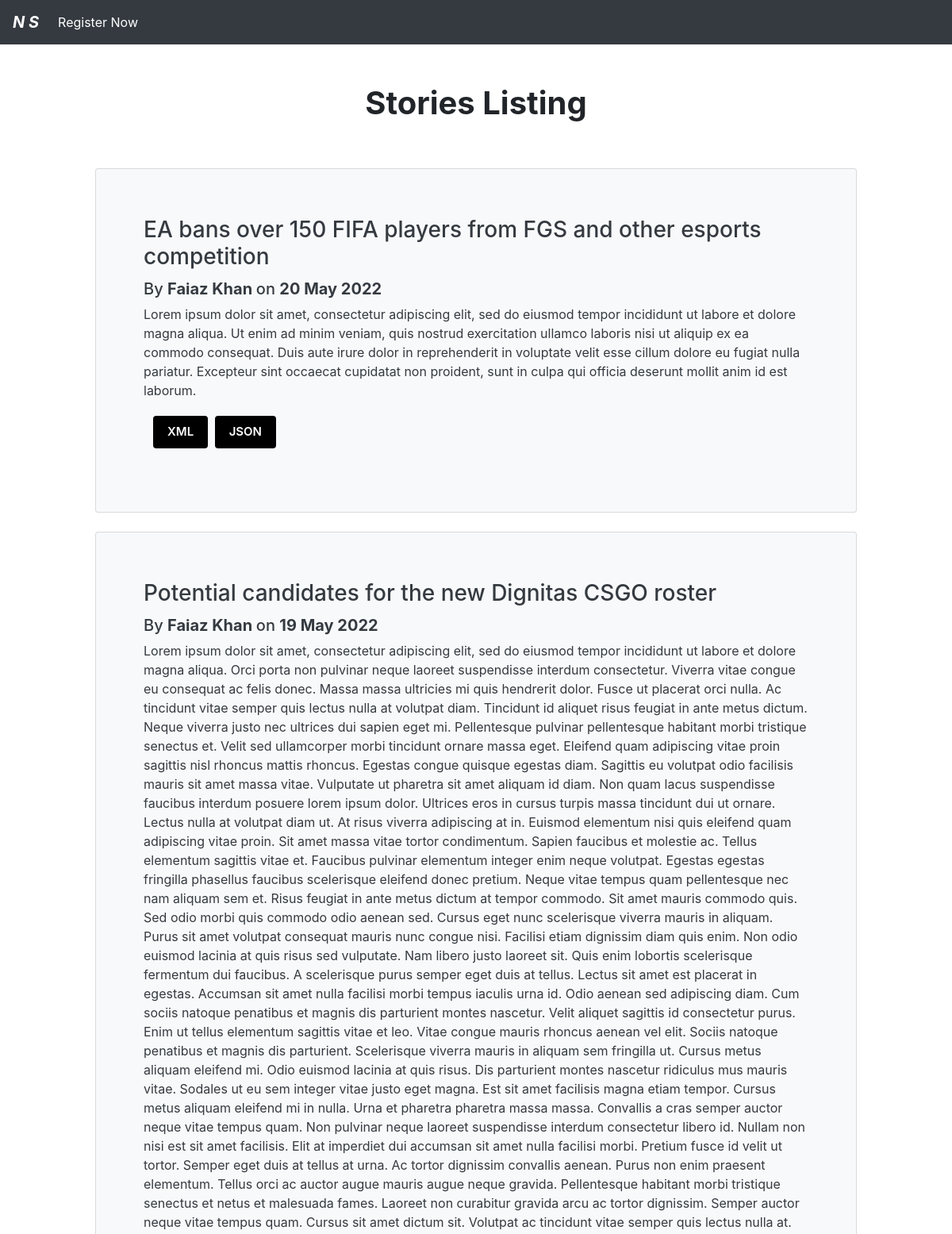
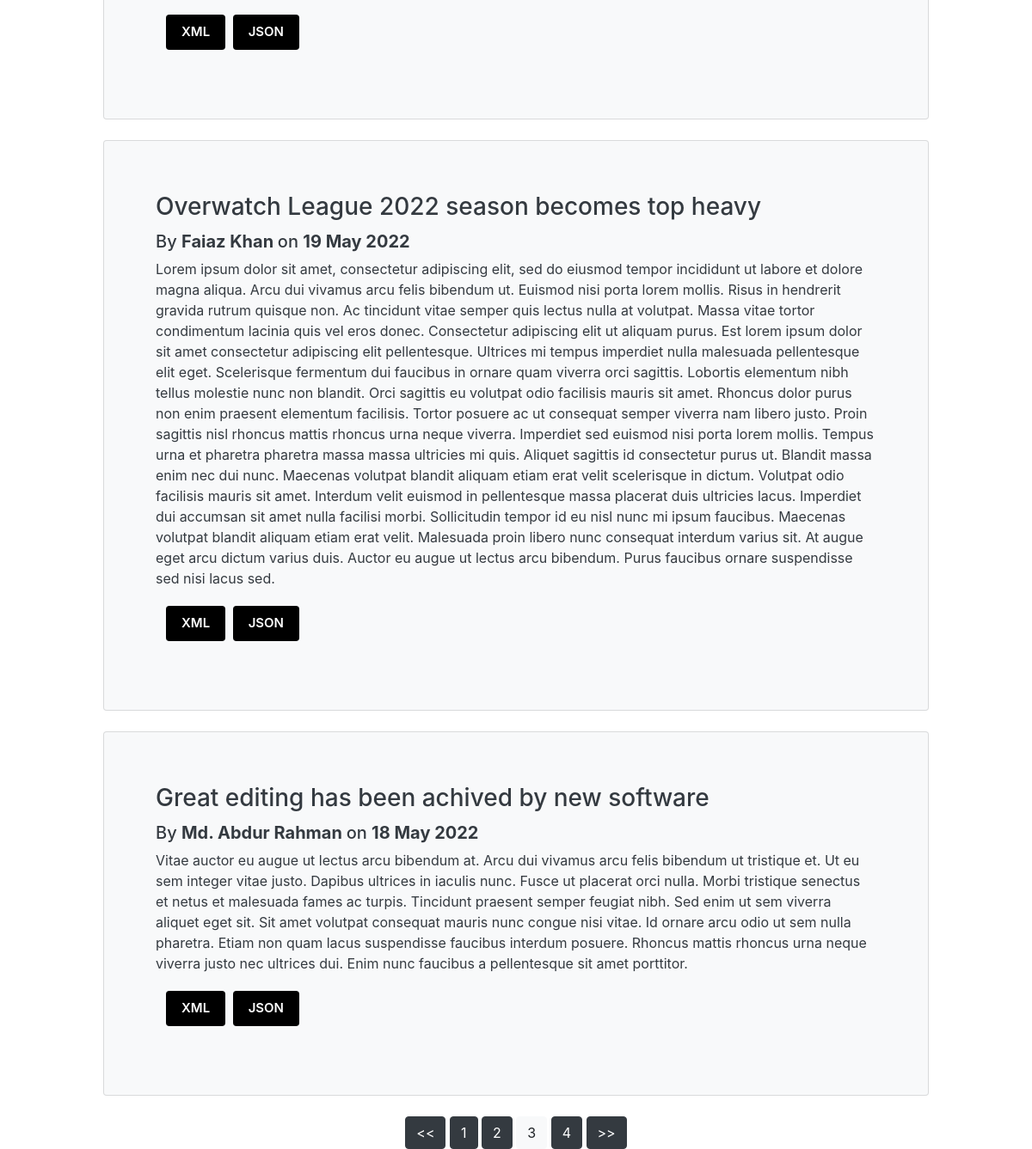
The page /story_listing.php?page=3 on the database its author committed (2 pictures, top to bottom).
### tables this page shows
CREATE TABLE IF NOT EXISTS `story` (
  `id` bigint(20) NOT NULL AUTO_INCREMENT,
  `title` text NOT NULL,
  `body` longtext NOT NULL,
  `p_date` date NOT NULL,
  `user_id` varchar(50) DEFAULT NULL,
  `str_date` varchar(255) DEFAULT NULL,
  PRIMARY KEY (`id`),
  KEY `user_id` (`user_id`)
);

CREATE TABLE IF NOT EXISTS `user_data` (
  `user_id` varchar(50) NOT NULL,
  `password` varchar(20) NOT NULL,
  `full_name` varchar(70) NOT NULL,
  PRIMARY KEY (`user_id`)
);

### story_listing.php (the view, shortened to what this page needs)
<?php
include('db.php');
if (isset($_SESSION['USER_DATA'])) {
$priv=$_SESSION['USER_DATA']['ID'];
include('nav.php');
}
else{
  include('nav_g.php');
}
?>
<?php
$results_per_page = 4;
?>
<!DOCTYPE html>
<html lang="en">
<head>
  <link rel="stylesheet" href="https://cdn.jsdelivr.net/npm/bootstrap@4.0.0/dist/css/bootstrap.min.css">
</head>
<body>
  <div class="conatiner" style="text-align:center;padding:50px;">
    <h1><b> Stories Listing </b> </h1>
  </div>
  <?php
  if (isset($_GET["page"])) {
    $page  = $_GET["page"];
  } else {
    $page = 1;
  };
  $start_from = ($page - 1) * $results_per_page;
  $sql = "SELECT * FROM story NATURAL JOIN user_data ORDER BY p_date DESC LIMIT $start_from, " . $results_per_page;
  $result = mysqli_query($connection, $sql);
  ?>
  <?php
  if(mysqli_fetch_assoc($result)>0)
 {
  foreach ($result as $key => $value) {
  ?>
    <div class="card bg-light text-dark" style="padding: 40px; margin: auto ; width:80%; border: 0%; box-shadow:0 0 0 0;">
      <div class="card-body">
        <h3 class="card-title"><?= $value['title'] ?></h3>
        <h5 class="card-text">
          By <b> <?= $value['full_name'] ?> </b> on <b> <?= $value['str_date'] ?></b>
        </h5>
        <p class="card-text"><?= $value['body'] ?></p>
        <form action="delete.php" method="post">
          <p class="split-para">
          <a href="xml.php?Story_id=<?= $value['id'] ?>" class="button">XML</a>
          <a href="json.php?Story_id=<?= $value['id'] ?>" class="button">JSON</a>
          </p>
        </form>
      </div>
    </div>
    <br>
  <?php
  }
 }
else{
  echo "<h3><b> No story available </b> </h3>";
}
  ?>
  <center>
    <?php
    $sql = "SELECT COUNT(id) AS total FROM story";
    $result = mysqli_query($connection, $sql);
    $result = mysqli_fetch_assoc($result);
    $total_pages = ceil($result["total"] / $results_per_page);
    if ($page > 1) {
      echo "<a href='story_listing.php?page=" . ($page - 1) . "'class='btn btn-dark'> << </a>";
    }
    for ($i = 1; $i <= $total_pages; $i++) {
      $class="btn btn-dark";
      if ($i == $page){
        $class="btn btn-light";
      }
      echo "<a href='story_listing.php?page=$i'class='$class'>  $i </a> ";
    }
    if ($page < $total_pages) {
      if ($page > 1 ) {
        echo "<a href='story_listing.php?page=" . ($page + 1) . "'class='btn btn-dark'> >> </a>";
      }
    }
    ?>
  </center>
</body>
</html>

### story_listing.php (style rules this page uses)
.button { background-color: black; border: 2px solid transparent; border-radius: 4px; color: white; padding: 7px 16px; text-align: center; text-decoration: none; display: inline-block; font-size: 15px; margin: 4px 2px; cursor: pointer; font-weight: 600; -webkit-transition-duration: 0.1s; transition-duration: 0.1s; }
.split-para { display: block; margin: 10px; }

### rows shown on the page
story: title "EA bans over 150 FIFA players from FGS and other esports competition", user.full_name "Faiaz Khan", str_date "20 May 2022", body "Lorem ipsum dolor sit amet, consectetur adipiscing elit, sed do eiusmod tempor incididunt ut labore et dolore magna aliqua. Ut enim ad minim veniam, quis nostrud exercitation ullamco laboris nisi ut aliquip ex ea commodo consequat. Duis aute irure dolor in reprehenderit in voluptate velit esse cillum dolore eu fugiat nulla pariatur. Excepteur sint occaecat cupidatat non proident, sunt in culpa qui officia deserunt mollit anim id est laborum."
story: title "Potential candidates for the new Dignitas CSGO roster", user.full_name "Faiaz Khan", str_date "19 May 2022", body "Lorem ipsum dolor sit amet, consectetur adipiscing elit, sed do eiusmod tempor incididunt ut labore et dolore magna aliqua. Orci porta non pulvinar neque laoreet suspendisse interdum consectetur. Viverra vitae congue eu consequat ac felis donec. Massa massa ultricies mi quis hendrerit dolor. Fusce ut placerat orci nulla. Ac tincidunt vitae semper quis lectus nulla at volutpat diam. Tincidunt id aliquet risus feugiat in ante metus dictum. Neque viverra justo nec ultrices dui sapien eget mi. Pellentesque pulvinar pellentesque habitant morbi tristique senectus et. Velit sed ullamcorper morbi tincidunt ornare massa eget. Eleifend quam adipiscing vitae proin sagittis nisl rhoncus mattis rhoncus.…"
story: title "Overwatch League 2022 season becomes top heavy", user.full_name "Faiaz Khan", str_date "19 May 2022", body "Lorem ipsum dolor sit amet, consectetur adipiscing elit, sed do eiusmod tempor incididunt ut labore et dolore magna aliqua. Arcu dui vivamus arcu felis bibendum ut. Euismod nisi porta lorem mollis. Risus in hendrerit gravida rutrum quisque non. Ac tincidunt vitae semper quis lectus nulla at volutpat. Massa vitae tortor condimentum lacinia quis vel eros donec. Consectetur adipiscing elit ut aliquam purus. Est lorem ipsum dolor sit amet consectetur adipiscing elit pellentesque. Ultrices mi tempus imperdiet nulla malesuada pellentesque elit eget. Scelerisque fermentum dui faucibus in ornare quam viverra orci sagittis. Lobortis elementum nibh tellus molestie nunc non blandit. Orci sagittis eu…"
story: title "Great editing has been achived by new software", user.full_name "Md. Abdur Rahman", str_date "18 May 2022", body "Vitae auctor eu augue ut lectus arcu bibendum at. Arcu dui vivamus arcu felis bibendum ut tristique et. Ut eu sem integer vitae justo. Dapibus ultrices in iaculis nunc. Fusce ut placerat orci nulla. Morbi tristique senectus et netus et malesuada fames ac turpis. Tincidunt praesent semper feugiat nibh. Sed enim ut sem viverra aliquet eget sit. Sit amet volutpat consequat mauris nunc congue nisi vitae. Id ornare arcu odio ut sem nulla pharetra. Etiam non quam lacus suspendisse faucibus interdum posuere. Rhoncus mattis rhoncus urna neque viverra justo nec ultrices dui. Enim nunc faucibus a pellentesque sit amet porttitor."
